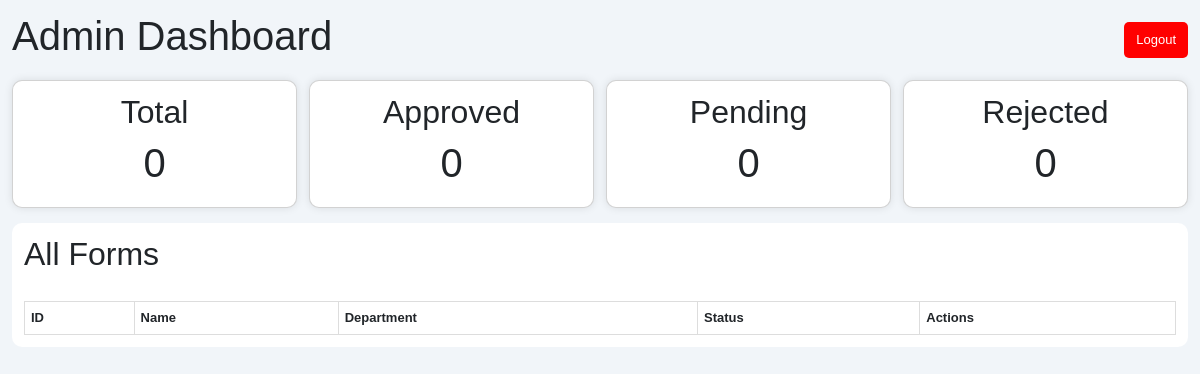
The page /admin_dashboard (signed in) on the database as committed earlier.
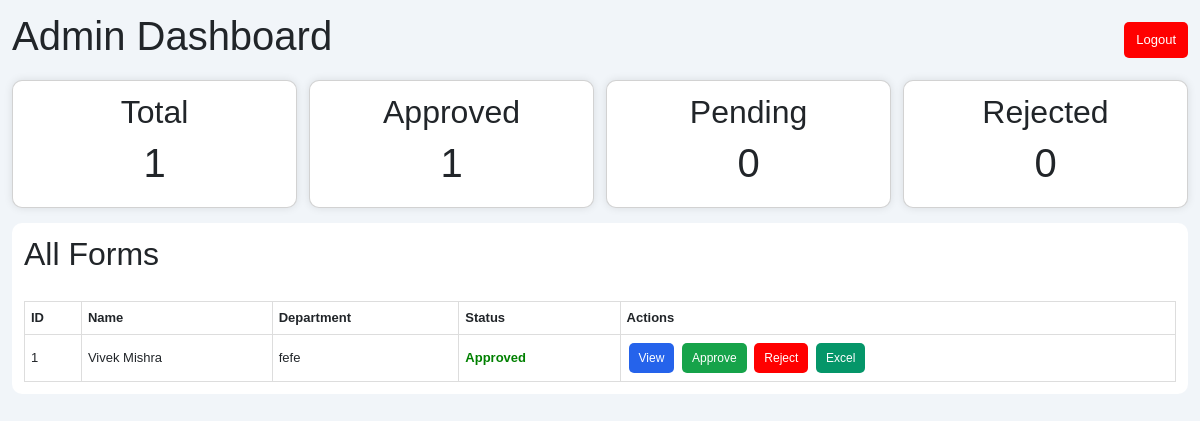
The same page on the database as committed later.
### app.py (models this page shows)
class MailForm(db.Model):
    id = db.Column(db.Integer, primary_key=True)
    company_name = db.Column(db.String(200))
    location = db.Column(db.String(200))
    form_date = db.Column(db.String(100))
    first_name = db.Column(db.String(100))
    middle_name = db.Column(db.String(100))
    last_name = db.Column(db.String(100))
    employee_code = db.Column(db.String(100))
    contact_detail = db.Column(db.String(100))
    extn_no = db.Column(db.String(100))
    mobile = db.Column(db.String(100))
    joining_date = db.Column(db.String(100))
    department = db.Column(db.String(100))
    designation = db.Column(db.String(100))
    email_type = db.Column(db.String(100))
    mail_service = db.Column(db.String(100))
    created_by = db.Column(db.String(100))
    domain_name = db.Column(db.String(100))
    preferred_id = db.Column(db.String(200))
    it_name = db.Column(db.String(100))
    it_designation = db.Column(db.String(100))
    it_contact = db.Column(db.String(100))
    it_email = db.Column(db.String(100))
    remarks = db.Column(db.Text)
    status = db.Column(db.String(50), default='Pending')
    user_id = db.Column(db.Integer)

### app.py (the view)
@app.route('/admin_dashboard')
def admin_dashboard():
    if session.get('role') != 'admin':
        return redirect('/login')
    forms = MailForm.query.all()
    total_forms = len(forms)
    approved_forms = len([f for f in forms if f.status == 'Approved'])
    rejected_forms = len([f for f in forms if f.status == 'Rejected'])
    pending_forms = len([f for f in forms if f.status == 'Pending'])
    return render_template(
        'admin_dashboard.html',
        forms=forms,
        total_forms=total_forms,
        approved_forms=approved_forms,
        rejected_forms=rejected_forms,
        pending_forms=pending_forms
    )

### templates/admin_dashboard.html (shortened to what this page needs)
<!DOCTYPE html>
<html>
<head>
<link href="https://cdn.jsdelivr.net/npm/bootstrap@5.3.3/dist/css/bootstrap.min.css" rel="stylesheet">
<link rel="stylesheet"
href="{{ url_for('static', filename='style.css') }}">
</head>
<body>
<div class="header">
<h1>Admin Dashboard</h1>
<a href="/logout" class="logout">
Logout
</a>
</div>
<div class="cards">
<div class="card">
<h2>Total</h2>
<h1>{{ total_forms }}</h1>
</div>
<div class="card">
<h2>Approved</h2>
<h1>{{ approved_forms }}</h1>
</div>
<div class="card">
<h2>Pending</h2>
<h1>{{ pending_forms }}</h1>
</div>
<div class="card">
<h2>Rejected</h2>
<h1>{{ rejected_forms }}</h1>
</div>
</div>
<div class="table-box">
<h2>All Forms</h2>
<br>
<table border="1" width="100%" cellpadding="10">
<tr>
<th>ID</th>
<th>Name</th>
<th>Department</th>
<th>Status</th>
<th>Actions</th>
</tr>
{% for form in forms %}
<tr>
<td>{{ form.id }}</td>
<td>
{{ form.first_name }}
{{ form.last_name }}
</td>
<td>{{ form.department }}</td>
<td>
{% if form.status == 'Approved' %}
<span style="color:green;font-weight:bold;">
Approved
</span>
{% elif form.status == 'Rejected' %}
<span style="color:red;font-weight:bold;">
Rejected
</span>
{% else %}
<span style="color:orange;font-weight:bold;">
Pending
</span>
{% endif %}
</td>
<td>
<a href="/view_form/{{ form.id }}" class="action-btn view">
View
</a>
<a href="/approve/{{ form.id }}" class="action-btn approve">
Approve
</a>
<a href="/reject/{{ form.id }}" class="action-btn reject">
Reject
</a>
<a href="/excel/{{ form.id }}" class="action-btn excel">
Excel
</a>
</td>
</tr>
{% endfor %}
</table>
</div>
</body>
</html>

### static/style.css (style rules this page uses)
body { margin: 0; padding: 12px; font-family: Arial, sans-serif; background: #f1f5f9; font-size: 13px; }
.header { display: flex; justify-content: space-between; align-items: center; }
.cards { display: grid; grid-template-columns: repeat(4, 1fr); gap: 12px; margin-top: 12px; }
.card { background: white; padding: 12px; border-radius: 10px; box-shadow: 0 0 8px rgba(0,0,0,0.1); text-align: center; }
.table-box { background: white; margin-top: 15px; padding: 12px; border-radius: 10px; }
table { width: 100%; border-collapse: collapse; }
th, td { padding: 6px; border: 1px solid #ddd; font-size: 13px; }
.action-btn { padding: 6px 10px; border-radius: 5px; text-decoration: none; color: white; margin: 2px; display: inline-block; font-size: 12px; }
.view { background: #2563eb; }
.approve { background: #16a34a; }
.reject { background: red; }
.excel { background: #059669; }
.logout { background: red; color: white; padding: 8px 12px; border-radius: 5px; text-decoration: none; }

Rows that differ between the two databases and show on the page:
added MailForm: id "1", first_name "Vivek", last_name "Mishra", department "fefe", status "Approved"
Other text that changed with them:
{{ total_forms }}: "0" → "1"
{{ approved_forms }}: "0" → "1"
